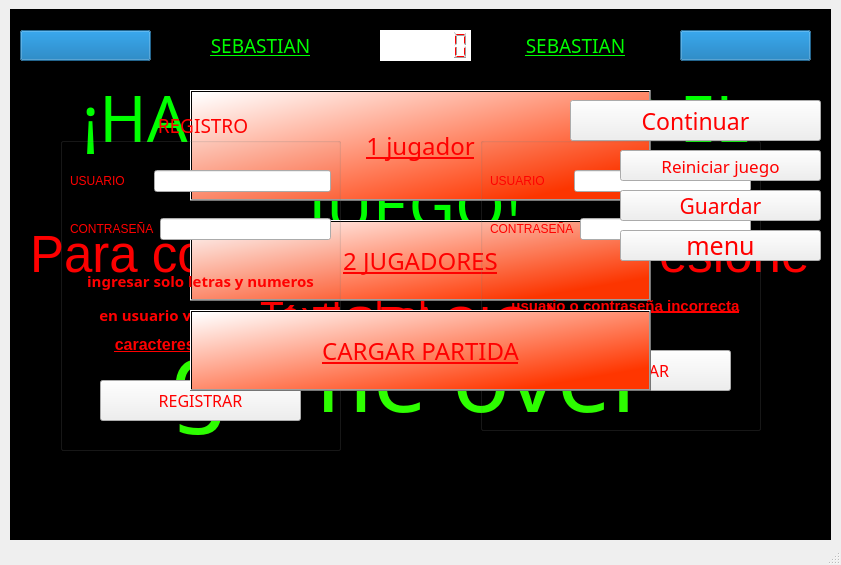
<?xml version="1.0" encoding="UTF-8"?>
<ui version="4.0">
 <class>MainWindow</class>
 <widget class="QMainWindow" name="MainWindow">
  <property name="geometry">
   <rect>
    <x>0</x>
    <y>0</y>
    <width>841</width>
    <height>565</height>
   </rect>
  </property>
  <property name="sizePolicy">
   <sizepolicy hsizetype="Ignored" vsizetype="Ignored">
    <horstretch>0</horstretch>
    <verstretch>0</verstretch>
   </sizepolicy>
  </property>
  <property name="windowTitle">
   <string>MainWindow</string>
  </property>
  <property name="animated">
   <bool>true</bool>
  </property>
  <property name="tabShape">
   <enum>QTabWidget::Rounded</enum>
  </property>
  <widget class="QWidget" name="centralwidget">
   <widget class="QPushButton" name="solo_jugador">
    <property name="geometry">
     <rect>
      <x>190</x>
      <y>90</y>
      <width>461</width>
      <height>111</height>
     </rect>
    </property>
    <property name="font">
     <font>
      <family>Goudy Stout</family>
      <pointsize>18</pointsize>
      <weight>50</weight>
      <bold>false</bold>
      <underline>true</underline>
     </font>
    </property>
    <property name="styleSheet">
     <string notr="true">background-color: rgb(0, 0, 0);
color: rgb(255, 0, 0);
background-color: qlineargradient(spread:pad, x1:0.853, y1:0.869, x2:0, y2:0.0282273, stop:0 rgba(255, 54, 0, 255), stop:1 rgba(255, 255, 255, 255));
border-color: rgb(41, 55, 255);</string>
    </property>
    <property name="text">
     <string>1 jugador</string>
    </property>
   </widget>
   <widget class="QPushButton" name="continuar">
    <property name="geometry">
     <rect>
      <x>570</x>
      <y>100</y>
      <width>251</width>
      <height>41</height>
     </rect>
    </property>
    <property name="font">
     <font>
      <family>Ravie</family>
      <pointsize>17</pointsize>
      <weight>50</weight>
      <italic>false</italic>
      <bold>false</bold>
      <underline>false</underline>
     </font>
    </property>
    <property name="styleSheet">
     <string notr="true">color: rgb(255, 0, 0);
border-image: url(:/imag/boton.png);</string>
    </property>
    <property name="text">
     <string>Continuar</string>
    </property>
   </widget>
   <widget class="QProgressBar" name="progressBar_1">
    <property name="geometry">
     <rect>
      <x>20</x>
      <y>30</y>
      <width>131</width>
      <height>31</height>
     </rect>
    </property>
    <property name="cursor">
     <cursorShape>CrossCursor</cursorShape>
    </property>
    <property name="layoutDirection">
     <enum>Qt::LeftToRight</enum>
    </property>
    <property name="styleSheet">
     <string notr="true"/>
    </property>
    <property name="minimum">
     <number>0</number>
    </property>
    <property name="maximum">
     <number>100</number>
    </property>
    <property name="value">
     <number>100</number>
    </property>
    <property name="textVisible">
     <bool>false</bool>
    </property>
    <property name="orientation">
     <enum>Qt::Horizontal</enum>
    </property>
    <property name="invertedAppearance">
     <bool>false</bool>
    </property>
    <property name="textDirection">
     <enum>QProgressBar::TopToBottom</enum>
    </property>
   </widget>
   <widget class="QLabel" name="nombre_1">
    <property name="geometry">
     <rect>
      <x>160</x>
      <y>30</y>
      <width>201</width>
      <height>31</height>
     </rect>
    </property>
    <property name="font">
     <font>
      <family>Ravie</family>
      <pointsize>14</pointsize>
     </font>
    </property>
    <property name="styleSheet">
     <string notr="true">color: rgb(255, 0, 0);</string>
    </property>
    <property name="text">
     <string>&lt;html&gt;&lt;head/&gt;&lt;body&gt;&lt;p align=&quot;center&quot;&gt;&lt;span style=&quot; text-decoration: underline; color:#00ff00;&quot;&gt;SEBASTIAN&lt;/span&gt;&lt;/p&gt;&lt;/body&gt;&lt;/html&gt;</string>
    </property>
   </widget>
   <widget class="QGraphicsView" name="graphicsView">
    <property name="enabled">
     <bool>true</bool>
    </property>
    <property name="geometry">
     <rect>
      <x>10</x>
      <y>9</y>
      <width>821</width>
      <height>531</height>
     </rect>
    </property>
    <property name="styleSheet">
     <string notr="true">background-color: rgb(0, 0, 0);</string>
    </property>
    <property name="frameShape">
     <enum>QFrame::NoFrame</enum>
    </property>
    <property name="frameShadow">
     <enum>QFrame::Sunken</enum>
    </property>
    <property name="verticalScrollBarPolicy">
     <enum>Qt::ScrollBarAlwaysOff</enum>
    </property>
    <property name="horizontalScrollBarPolicy">
     <enum>Qt::ScrollBarAlwaysOff</enum>
    </property>
   </widget>
   <widget class="QLCDNumber" name="lcdNumber">
    <property name="geometry">
     <rect>
      <x>380</x>
      <y>30</y>
      <width>91</width>
      <height>31</height>
     </rect>
    </property>
    <property name="styleSheet">
     <string notr="true">color: rgb(255, 0, 0);
background-color: rgb(255, 255, 255);
border-color: rgb(255, 0, 0);</string>
    </property>
    <property name="frameShape">
     <enum>QFrame::NoFrame</enum>
    </property>
    <property name="frameShadow">
     <enum>QFrame::Raised</enum>
    </property>
    <property name="lineWidth">
     <number>1</number>
    </property>
    <property name="digitCount">
     <number>6</number>
    </property>
   </widget>
   <widget class="QLabel" name="gameover">
    <property name="geometry">
     <rect>
      <x>160</x>
      <y>300</y>
      <width>501</width>
      <height>151</height>
     </rect>
    </property>
    <property name="font">
     <font>
      <family>Jokerman</family>
     </font>
    </property>
    <property name="text">
     <string>&lt;html&gt;&lt;head/&gt;&lt;body&gt;&lt;p align=&quot;center&quot;&gt;&lt;span style=&quot; font-size:72pt; color:#2eff00;&quot;&gt;game over&lt;/span&gt;&lt;/p&gt;&lt;/body&gt;&lt;/html&gt;</string>
    </property>
   </widget>
   <widget class="QPushButton" name="salir_menu">
    <property name="geometry">
     <rect>
      <x>620</x>
      <y>230</y>
      <width>201</width>
      <height>31</height>
     </rect>
    </property>
    <property name="font">
     <font>
      <family>Ravie</family>
      <pointsize>19</pointsize>
     </font>
    </property>
    <property name="styleSheet">
     <string notr="true">color: rgb(255, 0, 0);
border-image: url(:/imag/boton.png);
</string>
    </property>
    <property name="text">
     <string>menu</string>
    </property>
   </widget>
   <widget class="QPushButton" name="multijugador">
    <property name="geometry">
     <rect>
      <x>190</x>
      <y>220</y>
      <width>461</width>
      <height>81</height>
     </rect>
    </property>
    <property name="font">
     <font>
      <family>Goudy Stout</family>
      <pointsize>18</pointsize>
      <underline>true</underline>
      <strikeout>false</strikeout>
     </font>
    </property>
    <property name="styleSheet">
     <string notr="true">background-color: qlineargradient(spread:pad, x1:0.853, y1:0.869, x2:0, y2:0.0282273, stop:0 rgba(255, 54, 0, 255), stop:1 rgba(255, 255, 255, 255));
color: rgb(255, 0, 0);</string>
    </property>
    <property name="text">
     <string>2 JUGADORES</string>
    </property>
   </widget>
   <widget class="QProgressBar" name="progressBar_2">
    <property name="geometry">
     <rect>
      <x>680</x>
      <y>30</y>
      <width>131</width>
      <height>31</height>
     </rect>
    </property>
    <property name="layoutDirection">
     <enum>Qt::LeftToRight</enum>
    </property>
    <property name="styleSheet">
     <string notr="true"/>
    </property>
    <property name="minimum">
     <number>0</number>
    </property>
    <property name="value">
     <number>100</number>
    </property>
    <property name="textVisible">
     <bool>false</bool>
    </property>
    <property name="textDirection">
     <enum>QProgressBar::TopToBottom</enum>
    </property>
   </widget>
   <widget class="QLabel" name="completado">
    <property name="geometry">
     <rect>
      <x>40</x>
      <y>70</y>
      <width>751</width>
      <height>181</height>
     </rect>
    </property>
    <property name="font">
     <font>
      <family>Jokerman</family>
     </font>
    </property>
    <property name="layoutDirection">
     <enum>Qt::LeftToRight</enum>
    </property>
    <property name="frameShape">
     <enum>QFrame::NoFrame</enum>
    </property>
    <property name="frameShadow">
     <enum>QFrame::Plain</enum>
    </property>
    <property name="text">
     <string>&lt;html&gt;&lt;head/&gt;&lt;body&gt;&lt;p align=&quot;center&quot;&gt;&lt;span style=&quot; font-size:48pt; color:#00ff00;&quot;&gt;¡HAS COMPLETADO EL JUEGO!&lt;/span&gt;&lt;/p&gt;&lt;/body&gt;&lt;/html&gt;</string>
    </property>
    <property name="textFormat">
     <enum>Qt::AutoText</enum>
    </property>
    <property name="alignment">
     <set>Qt::AlignLeading|Qt::AlignLeft|Qt::AlignVCenter</set>
    </property>
    <property name="wordWrap">
     <bool>true</bool>
    </property>
   </widget>
   <widget class="QLabel" name="score">
    <property name="geometry">
     <rect>
      <x>260</x>
      <y>290</y>
      <width>301</width>
      <height>51</height>
     </rect>
    </property>
    <property name="font">
     <font>
      <pointsize>29</pointsize>
     </font>
    </property>
    <property name="text">
     <string>&lt;html&gt;&lt;head/&gt;&lt;body&gt;&lt;p&gt;&lt;span style=&quot; color:#ff0000;&quot;&gt;TextLabel&lt;/span&gt;&lt;/p&gt;&lt;/body&gt;&lt;/html&gt;</string>
    </property>
   </widget>
   <widget class="QLabel" name="nombre_2">
    <property name="geometry">
     <rect>
      <x>480</x>
      <y>30</y>
      <width>191</width>
      <height>31</height>
     </rect>
    </property>
    <property name="font">
     <font>
      <family>Ravie</family>
      <pointsize>14</pointsize>
     </font>
    </property>
    <property name="styleSheet">
     <string notr="true">color: rgb(255, 0, 0);</string>
    </property>
    <property name="text">
     <string>&lt;html&gt;&lt;head/&gt;&lt;body&gt;&lt;p align=&quot;center&quot;&gt;&lt;span style=&quot; text-decoration: underline; color:#00ff00;&quot;&gt;SEBASTIAN&lt;/span&gt;&lt;/p&gt;&lt;/body&gt;&lt;/html&gt;</string>
    </property>
   </widget>
   <widget class="QLabel" name="espacio">
    <property name="geometry">
     <rect>
      <x>30</x>
      <y>180</y>
      <width>781</width>
      <height>221</height>
     </rect>
    </property>
    <property name="font">
     <font>
      <pointsize>38</pointsize>
     </font>
    </property>
    <property name="text">
     <string>&lt;html&gt;&lt;head/&gt;&lt;body&gt;&lt;p align=&quot;center&quot;&gt;&lt;span style=&quot; color:#ff0000;&quot;&gt;Para comenzar la partida presione &lt;/span&gt;&lt;/p&gt;&lt;p align=&quot;center&quot;&gt;&lt;span style=&quot; color:#ff0000;&quot;&gt;( ESPACIO )&lt;/span&gt;&lt;/p&gt;&lt;/body&gt;&lt;/html&gt;</string>
    </property>
   </widget>
   <widget class="QGroupBox" name="registro">
    <property name="geometry">
     <rect>
      <x>60</x>
      <y>110</y>
      <width>281</width>
      <height>341</height>
     </rect>
    </property>
    <property name="font">
     <font>
      <family>Ravie</family>
      <pointsize>14</pointsize>
      <stylestrategy>PreferDefault</stylestrategy>
      <kerning>true</kerning>
     </font>
    </property>
    <property name="styleSheet">
     <string notr="true">color: rgb(255, 0, 0);</string>
    </property>
    <property name="inputMethodHints">
     <set>Qt::ImhNone</set>
    </property>
    <property name="title">
     <string>REGISTRO</string>
    </property>
    <property name="alignment">
     <set>Qt::AlignCenter</set>
    </property>
    <widget class="QPushButton" name="registrar">
     <property name="geometry">
      <rect>
       <x>40</x>
       <y>270</y>
       <width>201</width>
       <height>41</height>
      </rect>
     </property>
     <property name="font">
      <font>
       <family>Ravie</family>
       <pointsize>12</pointsize>
      </font>
     </property>
     <property name="styleSheet">
      <string notr="true">border-image: url(:/imag/boton.png);
color: rgb(255, 0, 0);</string>
     </property>
     <property name="text">
      <string>REGISTRAR</string>
     </property>
     <property name="default">
      <bool>false</bool>
     </property>
     <property name="flat">
      <bool>false</bool>
     </property>
    </widget>
    <widget class="QWidget" name="layoutWidget">
     <property name="geometry">
      <rect>
       <x>10</x>
       <y>40</y>
       <width>261</width>
       <height>111</height>
      </rect>
     </property>
     <layout class="QVBoxLayout" name="verticalLayout">
      <item>
       <layout class="QHBoxLayout" name="horizontalLayout">
        <item>
         <widget class="QLabel" name="label">
          <property name="text">
           <string>USUARIO       </string>
          </property>
          <property name="textFormat">
           <enum>Qt::AutoText</enum>
          </property>
          <property name="alignment">
           <set>Qt::AlignCenter</set>
          </property>
         </widget>
        </item>
        <item>
         <widget class="QLineEdit" name="nombre_reg">
          <property name="inputMethodHints">
           <set>Qt::ImhNone</set>
          </property>
          <property name="maxLength">
           <number>15</number>
          </property>
         </widget>
        </item>
       </layout>
      </item>
      <item>
       <layout class="QHBoxLayout" name="horizontalLayout_2">
        <item>
         <widget class="QLabel" name="label_2">
          <property name="text">
           <string>CONTRASEÑA</string>
          </property>
         </widget>
        </item>
        <item>
         <widget class="QLineEdit" name="contra_reg">
          <property name="maxLength">
           <number>15</number>
          </property>
          <property name="frame">
           <bool>true</bool>
          </property>
          <property name="echoMode">
           <enum>QLineEdit::Password</enum>
          </property>
         </widget>
        </item>
       </layout>
      </item>
     </layout>
    </widget>
    <widget class="QLabel" name="label_5">
     <property name="geometry">
      <rect>
       <x>0</x>
       <y>160</y>
       <width>281</width>
       <height>51</height>
      </rect>
     </property>
     <property name="font">
      <font>
       <family>Rockwell Extra Bold</family>
       <pointsize>11</pointsize>
       <weight>75</weight>
       <bold>true</bold>
      </font>
     </property>
     <property name="text">
      <string>&lt;html&gt;&lt;head/&gt;&lt;body&gt;&lt;p align=&quot;center&quot;&gt;ingresar solo letras y numeros&lt;/p&gt;&lt;p align=&quot;center&quot;&gt;en usuario y en contraseña&lt;/p&gt;&lt;/body&gt;&lt;/html&gt;</string>
     </property>
    </widget>
    <widget class="QLabel" name="label_6">
     <property name="geometry">
      <rect>
       <x>26</x>
       <y>219</y>
       <width>221</width>
       <height>31</height>
      </rect>
     </property>
     <property name="font">
      <font>
       <pointsize>12</pointsize>
       <weight>75</weight>
       <bold>true</bold>
       <underline>true</underline>
      </font>
     </property>
     <property name="text">
      <string>caracteres no validos</string>
     </property>
     <property name="alignment">
      <set>Qt::AlignCenter</set>
     </property>
    </widget>
   </widget>
   <widget class="QGroupBox" name="ingreso">
    <property name="geometry">
     <rect>
      <x>480</x>
      <y>110</y>
      <width>281</width>
      <height>321</height>
     </rect>
    </property>
    <property name="font">
     <font>
      <family>Ravie</family>
      <pointsize>14</pointsize>
     </font>
    </property>
    <property name="styleSheet">
     <string notr="true">color: rgb(255, 0, 0);</string>
    </property>
    <property name="title">
     <string>INGRESO</string>
    </property>
    <property name="alignment">
     <set>Qt::AlignCenter</set>
    </property>
    <widget class="QPushButton" name="ingresar">
     <property name="geometry">
      <rect>
       <x>50</x>
       <y>240</y>
       <width>201</width>
       <height>41</height>
      </rect>
     </property>
     <property name="font">
      <font>
       <family>Ravie</family>
       <pointsize>12</pointsize>
      </font>
     </property>
     <property name="styleSheet">
      <string notr="true">border-image: url(:/imag/boton.png);
color: rgb(255, 0, 0);</string>
     </property>
     <property name="text">
      <string>INGRESAR</string>
     </property>
     <property name="default">
      <bool>false</bool>
     </property>
     <property name="flat">
      <bool>false</bool>
     </property>
    </widget>
    <widget class="QWidget" name="layoutWidget">
     <property name="geometry">
      <rect>
       <x>10</x>
       <y>40</y>
       <width>261</width>
       <height>111</height>
      </rect>
     </property>
     <layout class="QVBoxLayout" name="verticalLayout_2">
      <item>
       <layout class="QHBoxLayout" name="horizontalLayout_3">
        <item>
         <widget class="QLabel" name="label_3">
          <property name="text">
           <string>USUARIO       </string>
          </property>
          <property name="textFormat">
           <enum>Qt::AutoText</enum>
          </property>
          <property name="alignment">
           <set>Qt::AlignCenter</set>
          </property>
         </widget>
        </item>
        <item>
         <widget class="QLineEdit" name="nombre_ing">
          <property name="maxLength">
           <number>15</number>
          </property>
         </widget>
        </item>
       </layout>
      </item>
      <item>
       <layout class="QHBoxLayout" name="horizontalLayout_4">
        <item>
         <widget class="QLabel" name="label_4">
          <property name="text">
           <string>CONTRASEÑA</string>
          </property>
         </widget>
        </item>
        <item>
         <widget class="QLineEdit" name="contra_ing">
          <property name="maxLength">
           <number>15</number>
          </property>
          <property name="frame">
           <bool>true</bool>
          </property>
          <property name="echoMode">
           <enum>QLineEdit::Password</enum>
          </property>
         </widget>
        </item>
       </layout>
      </item>
     </layout>
    </widget>
    <widget class="QLabel" name="label_7">
     <property name="geometry">
      <rect>
       <x>20</x>
       <y>180</y>
       <width>251</width>
       <height>31</height>
      </rect>
     </property>
     <property name="font">
      <font>
       <pointsize>11</pointsize>
       <weight>75</weight>
       <bold>true</bold>
       <underline>true</underline>
      </font>
     </property>
     <property name="text">
      <string>usuario o contraseña incorrecta</string>
     </property>
     <property name="alignment">
      <set>Qt::AlignCenter</set>
     </property>
    </widget>
   </widget>
   <widget class="QPushButton" name="guardar">
    <property name="geometry">
     <rect>
      <x>620</x>
      <y>190</y>
      <width>201</width>
      <height>31</height>
     </rect>
    </property>
    <property name="font">
     <font>
      <family>Ravie</family>
      <pointsize>16</pointsize>
     </font>
    </property>
    <property name="styleSheet">
     <string notr="true">border-image: url(:/imag/boton.png);
color: rgb(255, 0, 0);</string>
    </property>
    <property name="text">
     <string>Guardar</string>
    </property>
   </widget>
   <widget class="QPushButton" name="cargar">
    <property name="geometry">
     <rect>
      <x>190</x>
      <y>310</y>
      <width>461</width>
      <height>81</height>
     </rect>
    </property>
    <property name="font">
     <font>
      <family>Goudy Stout</family>
      <pointsize>18</pointsize>
      <underline>true</underline>
      <strikeout>false</strikeout>
     </font>
    </property>
    <property name="styleSheet">
     <string notr="true">background-color: qlineargradient(spread:pad, x1:0.853, y1:0.869, x2:0, y2:0.0282273, stop:0 rgba(255, 54, 0, 255), stop:1 rgba(255, 255, 255, 255));
color: rgb(255, 0, 0);</string>
    </property>
    <property name="text">
     <string>CARGAR PARTIDA</string>
    </property>
   </widget>
   <widget class="QPushButton" name="reiniciar">
    <property name="geometry">
     <rect>
      <x>620</x>
      <y>150</y>
      <width>201</width>
      <height>31</height>
     </rect>
    </property>
    <property name="font">
     <font>
      <family>Ravie</family>
      <pointsize>13</pointsize>
     </font>
    </property>
    <property name="styleSheet">
     <string notr="true">color: rgb(255, 0, 0);
border-image: url(:/imag/boton.png);
</string>
    </property>
    <property name="text">
     <string>Reiniciar juego</string>
    </property>
   </widget>
   <zorder>graphicsView</zorder>
   <zorder>espacio</zorder>
   <zorder>gameover</zorder>
   <zorder>progressBar_1</zorder>
   <zorder>nombre_1</zorder>
   <zorder>lcdNumber</zorder>
   <zorder>progressBar_2</zorder>
   <zorder>score</zorder>
   <zorder>nombre_2</zorder>
   <zorder>completado</zorder>
   <zorder>multijugador</zorder>
   <zorder>solo_jugador</zorder>
   <zorder>ingreso</zorder>
   <zorder>registro</zorder>
   <zorder>salir_menu</zorder>
   <zorder>continuar</zorder>
   <zorder>guardar</zorder>
   <zorder>cargar</zorder>
   <zorder>reiniciar</zorder>
  </widget>
  <widget class="QStatusBar" name="statusbar"/>
 </widget>
 <resources/>
 <connections/>
</ui>
